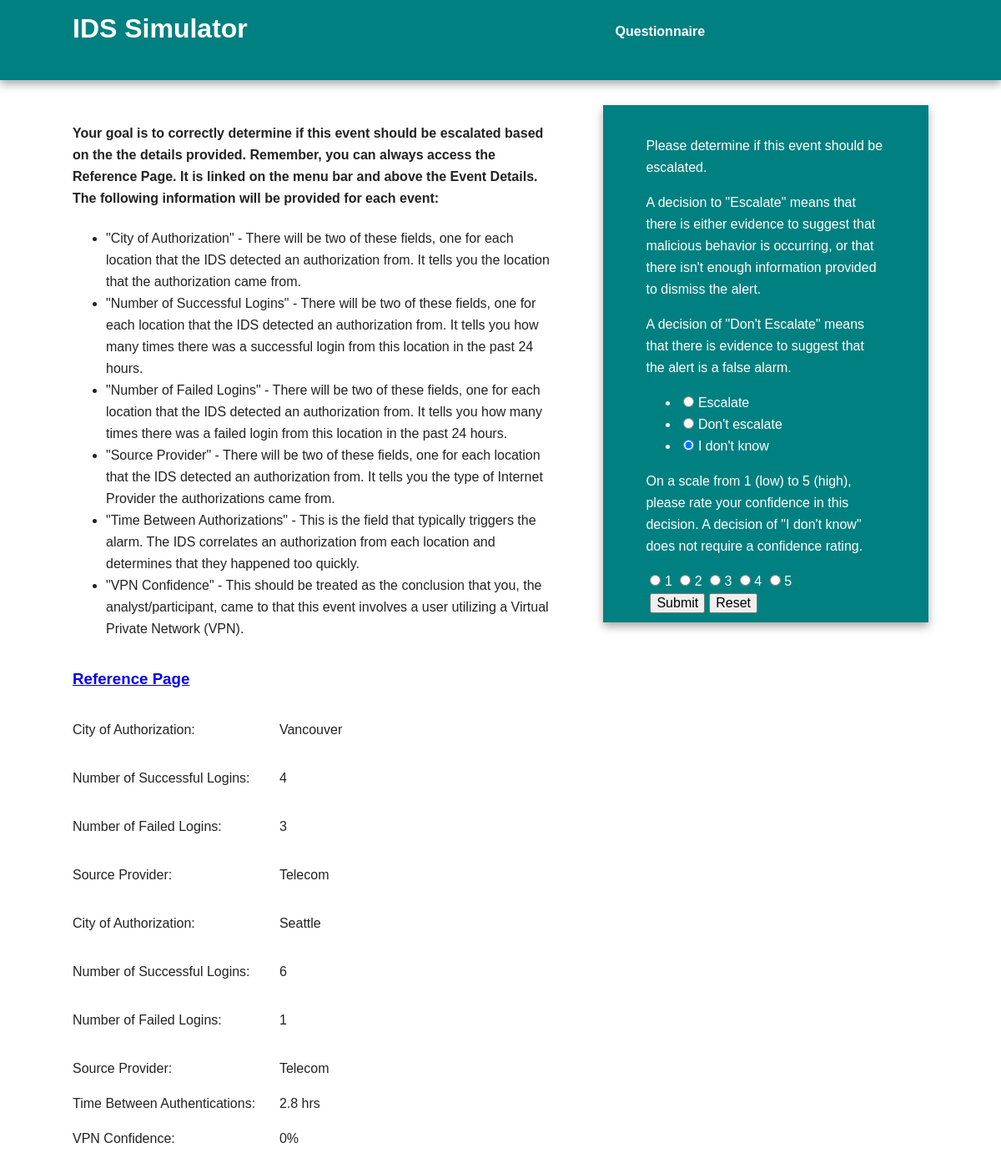
Page /trainingEventPage/4 (signed in) on the committed database.
### models.py (models this page shows, shortened)
class TrainingEvent(db.Model):
    id = db.Column(db.Integer, primary_key=True)
    should_escalate = db.Column(db.String(25))
    country_of_authentication1 = db.Column(db.String(25))
    number_successful_logins1 = db.Column(db.Integer)
    number_failed_logins1 = db.Column(db.Integer)
    source_provider1 = db.Column(db.String(50))
    country_of_authentication2 = db.Column(db.String(25))
    number_successful_logins2 = db.Column(db.Integer)
    number_failed_logins2 = db.Column(db.Integer)
    source_provider2 = db.Column(db.String(50))
    time_between_authentications = db.Column(db.Float)
    vpn_confidence = db.Column(db.String(5))

class TrainingEventDecision(db.Model):
    id = db.Column(db.Integer, primary_key=True)
    user = db.Column(db.String(50))
    event_id = db.Column(db.Integer)
    escalate = db.Column(db.String(15))
    confidence = db.Column(db.String(1))
    time_event_decision = db.Column(db.DateTime)

### crywolf.py (the view, shortened to what this page needs)
@app.route('/trainingEventPage/<eventId>', methods = ["GET", "POST"])
@login_required
def trainingEventPage(eventId):
    event = models.TrainingEvent.query.get(eventId)
    form = eventDecisionForm()
    decision = models.TrainingEventDecision.query.filter_by(user = current_user.username, event_id = eventId).\
        order_by(models.TrainingEventDecision.time_event_decision.desc()).first()
    if request.method == 'GET' and decision is not None:
        form.escalate.data = decision.escalate
        form.confidence.data = decision.confidence
    return render_template('trainingEventPage.html', event = event, form=form)

### forms.py
class eventDecisionForm(FlaskForm):
    escalate = RadioField(
                    choices=[
                        ('Escalate','Escalate'),
                        ("Don't escalate","Don't escalate"),
                        ("I don't know","I don't know")
                    ],
                    validators=[InputRequired()]
                )
    confidence = RadioField(choices=[("1","1"),("2","2"),("3", "3"),("4","4"),("5","5")], validators=[OptionalConfidence()])

### crywolf.py (called while the page is built)
@login_manager.user_loader
def load_user(user_id):
    return models.User.query.get(user_id)

### templates/trainingEventPage.html (shortened to what this page needs)
{% extends "base.html" %}
{% block content %}
    <article>
        <h4>Your goal is to correctly determine if this event should be escalated based on the the details provided. Remember, you can always access the
                Reference Page. It is linked on the menu bar and above the Event Details. The following information will be provided for each event:</h4>
            <ul>
                <li>"City of Authorization" - There will be two of these fields, one for each location that the IDS detected an authorization from. It tells you
                        the location that the authorization came from.</li>
                <li>"Number of Successful Logins" - There will be two of these fields, one for each location that the IDS detected an authorization from. It tells
                        you how many times there was a successful login from this location in the past 24 hours.</li>
                <li>"Number of Failed Logins" - There will be two of these fields, one for each location that the IDS detected an authorization from. It tells
                        you how many times there was a failed login from this location in the past 24 hours.</li>
                <li>"Source Provider" - There will be two of these fields, one for each location that the IDS detected an authorization from. It tells you the type of
                        Internet Provider the authorizations came from.</li>
                <li>"Time Between Authorizations" - This is the field that typically triggers the alarm. The IDS correlates an authorization from each location
                        and determines that they happened too quickly.</li>
                <li>"VPN Confidence" - This should be treated as the conclusion that you, the analyst/participant, came to that this event involves a user utilizing
                        a Virtual Private Network (VPN).</li>
            </ul>
        <table>
            <tr><td><a href="{{ url_for('reference') }}" target="_blank"><h3>Reference Page</h3></a></td></tr>
            <tr><td>City of Authorization: </td> <td><pre>   </pre></td>   <td> {{event.country_of_authentication1}}</td></tr>
            <tr><td>Number of Successful Logins: </td>  <td><pre>   </pre></td>  <td> {{event.number_successful_logins1}}</td></tr>
            <tr><td>Number of Failed Logins: </td>  <td><pre>   </pre></td>  <td> {{event.number_failed_logins1}}</td></tr>
            <tr><td>Source Provider: </td> <td><pre>   </pre></td>   <td> {{event.source_provider1}}</td></tr>
            <tr><td>City of Authorization: </td>  <td><pre>   </pre></td>  <td> {{event.country_of_authentication2}}</td></tr>
            <tr><td>Number of Successful Logins: </td>   <td><pre>   </pre></td> <td> {{event.number_successful_logins2}}</td></tr>
            <tr><td>Number of Failed Logins: </td> <td><pre>   </pre></td>   <td> {{event.number_failed_logins2}}</td></tr>
            <tr><td>Source Provider: </td>  <td><pre>   </pre></td> <td> {{event.source_provider2}} </td></tr>
            <tr><td>Time Between Authentications: </td>  <td></td>  <td> {{event.time_between_authentications}} hrs</td></tr>
            <tr><td>VPN Confidence: </td> <td><pre>   </pre></td>  <td> {{event.vpn_confidence}} </td></tr>
        </table>
    </article>
    <aside>
        <p> Please determine if this event should be escalated.</p>
        <p>A decision to "Escalate" means that there is either evidence to suggest that malicious behavior is occurring, or that there isn't enough
            information provided to dismiss the alert.</p>
        <p>A decision of "Don't Escalate" means that there is evidence to suggest that the alert is a false alarm.</p>
        <form action = "" method = "POST" id = "event_decision">
            {{ form.escalate }}
            <p> On a scale from 1 (low) to 5 (high), please rate your confidence in this decision. A decision of "I don't know" does not require a
                    confidence rating.</p>
            {% for subfield in form.confidence %}
            <tr>
                <td>{{ subfield }}</td>
                <td>{{ subfield.label }}</td>
            </tr>
            {% endfor %}
            <br><input type="submit" value="Submit"><input type="reset" value="Reset">
        </form>
    </aside>
{% endblock %}

### static/css/main.css (style rules this page uses)
html { color: #222; font-size: 1em; line-height: 1.4; }
body { font: 16px/26px Helvetica, Helvetica Neue, Arial; }
.footer-container, .main aside { border-top: 20px solid teal; }
.header-container, .footer-container, .main aside { background: teal; }
.main aside { color: white; padding: 0px 5% 10px; }
@media only screen and (min-width: 768px) { .header-container, .main aside { -webkit-box-shadow: 0 5px 10px #aaa; -moz-box-shadow: 0 5px 10px #aaa; box-shadow: 0 5px 10px #aaa; } }
@media only screen and (min-width: 768px) { .main article { float: left; width: 57%; } }
@media only screen and (min-width: 768px) { .main aside { float: right; width: 28%; } }

### templates/trainingEventPage.html (style rules this page uses)
input { color: black; margin-left: 5px; }

### rows in the picture
TrainingEvent: country_of_authentication1 "Vancouver", number_successful_logins1 "4", number_failed_logins1 "3", source_provider1 "Telecom", country_of_authentication2 "Seattle", number_successful_logins2 "6", number_failed_logins2 "1", source_provider2 "Telecom", time_between_authentications "2.8", vpn_confidence "0%"
TrainingEventDecision: escalate "☐ Escalate ☐ Don't escalate ☑ I don't know"

### other values in the picture
{{ subfield.label }} "1" "2" "3" "4" "5"
